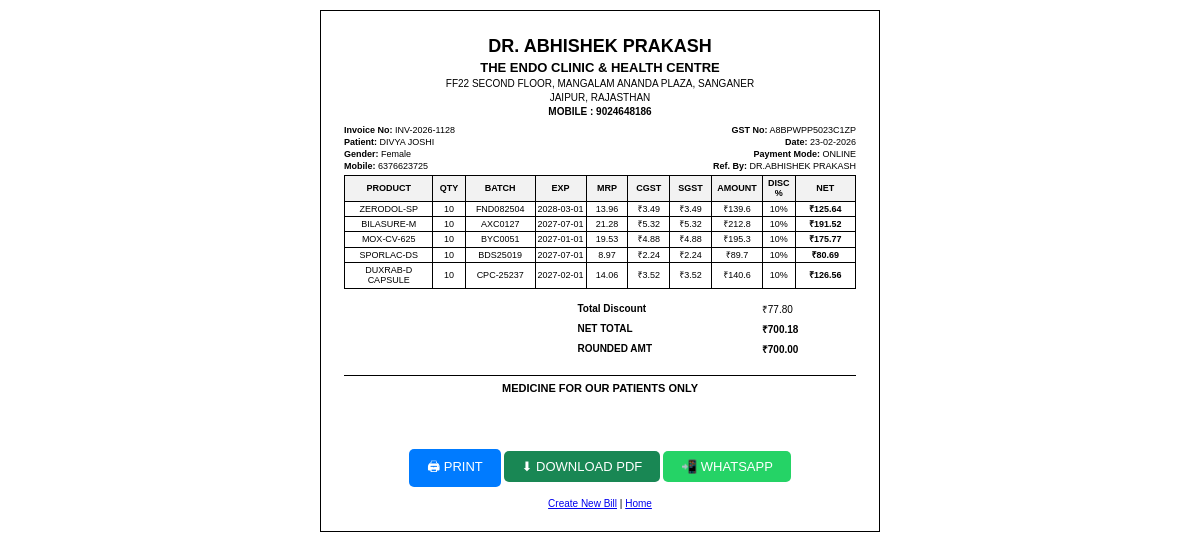
Page /invoice/128 (signed in) on the committed database.
### models.py (models this page shows)
class Invoice(db.Model):
    __tablename__ = "invoice"
    id = db.Column(db.Integer, primary_key=True)
    invoice_no = db.Column(db.String(50), unique=True)
    customer = db.Column(db.String(100))
    mobile = db.Column(db.String(20))
    doctor = db.Column(db.String(100))
    gender = db.Column(db.String(10))
    subtotal = db.Column(db.Float, default=0)
    discount = db.Column(db.Float, default=0)
    cgst = db.Column(db.Float, default=0)
    sgst = db.Column(db.Float, default=0)
    total = db.Column(db.Float, default=0)
    payment_mode = db.Column(db.String(20), default="CASH")
    created_by = db.Column(db.String(50))
    created_at = db.Column(db.DateTime, default=datetime.utcnow)

class InvoiceItem(db.Model):
    __tablename__ = "invoice_item"
    id = db.Column(db.Integer, primary_key=True)
    invoice_id = db.Column(db.Integer, nullable=False)
    name = db.Column(db.String(150))
    qty = db.Column(db.Integer)
    price = db.Column(db.Float)
    amount = db.Column(db.Float)
    batch = db.Column(db.String(50))
    expiry = db.Column(db.String(10))
    discount_percent = db.Column(db.Float, default=0)
    discount_amount = db.Column(db.Float, default=0)
    net_amount = db.Column(db.Float, default=0)
    cost_price = db.Column(db.Float, default=0)
    cost_amount = db.Column(db.Float, default=0)

### app.py (the view)
@app.route("/invoice/<int:id>")
@login_required
def view_invoice(id):
    inv = Invoice.query.get_or_404(id)
    items = InvoiceItem.query.filter_by(invoice_id=id).all()
    rounded_total = round(inv.subtotal or 0)
    return render_template(
        "invoice.html",
        inv=inv,
        cart=items,
        customer=inv.customer,
        mobile=inv.mobile,
        doctor=inv.doctor,
        gender=inv.gender,
        invoice_no=inv.invoice_no,
        subtotal=inv.subtotal,
        discount=inv.discount,
        cgst=inv.cgst,
        sgst=inv.sgst,
        total=inv.total,
        rounded_total=rounded_total,
        date=inv.created_at.strftime("%d-%m-%Y")
    )

### app.py (called while the page is built)
def login_required(f):
    @wraps(f)
    def w(*args, **kwargs):
        if not session.get("user_id"):
            return redirect("/login")
        return f(*args, **kwargs)
    return w

### templates/invoice.html (shortened to what this page needs)
<!DOCTYPE html>
<html>
<head>
</head>
<body>
<div class="invoice-sheet">
<div class="header">
    <div style="font-size:18px; font-weight:bold;">DR. ABHISHEK PRAKASH</div>
    <div style="font-size:13px; font-weight:bold;">THE ENDO CLINIC & HEALTH CENTRE</div>
    <div>FF22 SECOND FLOOR, MANGALAM ANANDA PLAZA, SANGANER</div>
    <div>JAIPUR, RAJASTHAN</div>
    <div style="font-weight:bold;">MOBILE : 9024648186</div>
</div>
<div class="info-grid">
    <div><b>Invoice No:</b> {{ invoice_no }}</div>
    <div class="right"><b>GST No:</b> A8BPWPP5023C1ZP</div>
    <div><b>Patient:</b> {{ customer }}</div>
    <div class="right"><b>Date:</b> {{ date }}</div>
    <div><b>Gender:</b> {{ gender }}</div>
    <div class="right"><b>Payment Mode:</b> {{ inv.payment_mode }}</div>
    <div><b>Mobile:</b> {{ mobile }}</div>
    <div class="right"><b>Ref. By:</b> {{ doctor }}</div>
</div>
<table class="bill-table">
<tr>
    <th>PRODUCT</th>
    <th>QTY</th>
    <th>BATCH</th>
    <th>EXP</th>
    <th>MRP</th>
    <th>CGST</th>
    <th>SGST</th>
    <th>AMOUNT</th>
    <th>DISC %</th>
    <th>NET</th>
</tr>
{% for item in cart %}
<tr>
    <td>{{ item.name }}</td>
    <td>{{ item.qty }}</td>
    <td>{{ item.batch }}</td>
    <td>{{ item.expiry }}</td>
    <td>{{ "%.2f"|format((item.price or 0)|float) }}</td>
    <td>₹{{ "%.2f"|format(((item.amount or 0)|float) * 0.025) }}</td>
    <td>₹{{ "%.2f"|format(((item.amount or 0)|float) * 0.025) }}</td>
    <td>₹{{ "%.1f"|format((item.amount or 0)|float) }}</td>
    <td>{{ item.discount_percent }}%</td>
    <td><b>₹{{ "%.2f"|format((item.net_amount or 0)|float) }}</b></td>
</tr>
{% endfor %}
</table>
<table class="totals-table">
    <tr>
        <td><b>Total Discount</b></td>
        <td>₹{{ "%.2f"|format((discount or 0)|float) }}</td>
    </tr>
    <tr>
        <td><b>NET TOTAL</b></td>
        <td><b>₹{{ "%.2f"|format((total or 0)|float) }}</b></td>
    </tr>
    <tr>
        <td><b>ROUNDED AMT</b></td>
        <td><b>₹{{ "%.2f"|format(rounded_total or total) }}</b></td>
    </tr>
</table>
<div style="
    text-align:center;
    margin-top:16px;
    font-size:11px;
    font-weight:600;
    border-top:1px solid #000;
    padding-top:6px;
">
    MEDICINE FOR OUR PATIENTS ONLY
</div>
<div class="action-btns" style="text-align:center; margin-top:40px;">
    <button class="btn print-btn" onclick="window.print()">🖨 PRINT</button>
    <button class="btn pdf-btn" onclick="window.print()">⬇ DOWNLOAD PDF</button>
    <button class="btn whatsapp-btn" onclick="sendWhatsApp()">📲 WHATSAPP</button>
    <br><br>
    <a href="/billing">Create New Bill</a> | <a href="/">Home</a>
</div>
</div>
</body>
</html>

### templates/invoice.html (style rules this page uses)
body { font-family: Arial; margin: 0; font-size: 10px; color: #000; background: #fff; }
.invoice-sheet { width: 100%; max-width: 148mm; min-height: auto; margin: 10px auto; padding: 6mm; box-sizing: border-box; background: #fff; border: 1px solid #000; position: relative; overflow: visible; }
.invoice-sheet::before { content: ""; position: absolute; inset: 0; background: url("/static/logo.png") no-repeat center center; background-size: 60% auto; opacity: 0.30; pointer-events: none; z-index: 0; }
.invoice-sheet > * { position: relative; z-index: 1; }
.header { text-align:center; line-height:1.4; margin-bottom:6px; }
.bill-table, .totals-table { width: 100%; border-collapse: collapse; }
.info-grid { display: grid; grid-template-columns: 1fr 1fr; gap: 2px 10px; font-size: 9px; margin-bottom: 4px; }
.info-grid .right { text-align: right; }
.bill-table th, .bill-table td { border:1px solid #000; padding:2px; text-align:center; font-size: 9px; line-height: 1.15; overflow-wrap: anywhere; word-break: break-word; }
.bill-table th { background:#f2f2f2; font-weight:bold; }
.bill-table { table-layout: fixed; }
.bill-table th:nth-child(1), .bill-table td:nth-child(1) { width: 18%; }
.bill-table th:nth-child(2), .bill-table td:nth-child(2) { width: 6%; }
.bill-table th:nth-child(3), .bill-table td:nth-child(3) { width: 14%; }
.bill-table th:nth-child(4), .bill-table td:nth-child(4) { width: 10%; }
.bill-table th:nth-child(5), .bill-table td:nth-child(5) { width: 8%; }
.bill-table th:nth-child(6), .bill-table td:nth-child(6) { width: 8%; }
.bill-table th:nth-child(7), .bill-table td:nth-child(7) { width: 8%; }
.bill-table th:nth-child(8), .bill-table td:nth-child(8) { width: 10%; }
.bill-table th:nth-child(9), .bill-table td:nth-child(9) { width: 6%; }
.bill-table th:nth-child(10), .bill-table td:nth-child(10) { width: 12%; }
.totals-table { margin-top:10px; float:right; width: 55%; }
.totals-table td { padding:3px; font-size:10px; }
.btn { margin-top:15px; padding:8px 18px; font-size:13px; cursor:pointer; border:none; border-radius:5px; }
.print-btn { background:#007bff; color:white; }
.pdf-btn { background:#198754; color:white; }
.whatsapp-btn { background:#25D366; color:white; }

### rows in the picture
Invoice: invoice_no "INV-2026-1128", customer "DIVYA JOSHI", gender "Female", payment_mode "ONLINE", mobile "6376623725", doctor "DR.ABHISHEK PRAKASH", discount "77.80", total "700.18"
InvoiceItem: name "ZERODOL-SP", qty "10", batch "FND082504", expiry "2028-03-01", price "13.96", ((item.amountor0)|float)*0.025 "3.49", amount "139.6", discount_percent "10", net_amount "125.64"
InvoiceItem: name "BILASURE-M", qty "10", batch "AXC0127", expiry "2027-07-01", price "21.28", ((item.amountor0)|float)*0.025 "5.32", amount "212.8", discount_percent "10", net_amount "191.52"
InvoiceItem: name "MOX-CV-625", qty "10", batch "BYC0051", expiry "2027-01-01", price "19.53", ((item.amountor0)|float)*0.025 "4.88", amount "195.3", discount_percent "10", net_amount "175.77"
InvoiceItem: name "SPORLAC-DS", qty "10", batch "BDS25019", expiry "2027-07-01", price "8.97", ((item.amountor0)|float)*0.025 "2.24", amount "89.7", discount_percent "10", net_amount "80.69"
InvoiceItem: name "DUXRAB-D CAPSULE", qty "10", batch "CPC-25237", expiry "2027-02-01", price "14.06", ((item.amountor0)|float)*0.025 "3.52", amount "140.6", discount_percent "10", net_amount "126.56"

### other values in the picture
{{ date }} "23-02-2026"
{{ "%.2f"|format(rounded_total or total) }} "700.00"
